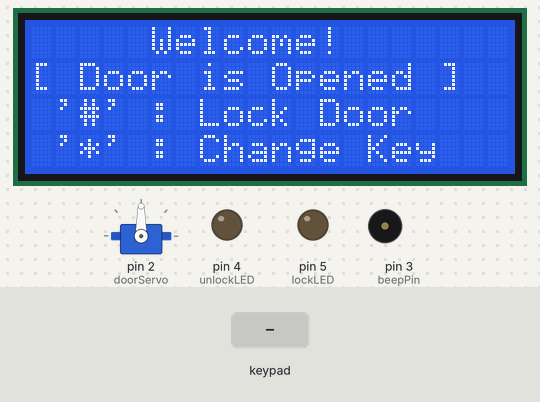
A sketch run on a simulated Arduino Uno, built with avr-gcc and run on an emulated ATmega328P. Parts: 20×4 character LCD, servo, output pins drawn as LEDs (lit = HIGH), buzzer (waves = sounding). The inputs (shaded band) are chosen by the test bench.

Above: at 2.2 s.
2.3 s: key '#' pressed
At 5.0 s:
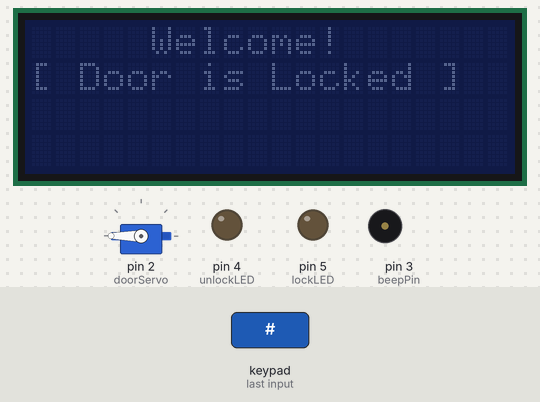
5.3 s: keypad keys 1 3 1 2 1 1 1 0 # pressed 0.4 s apart
At 8.79 s:
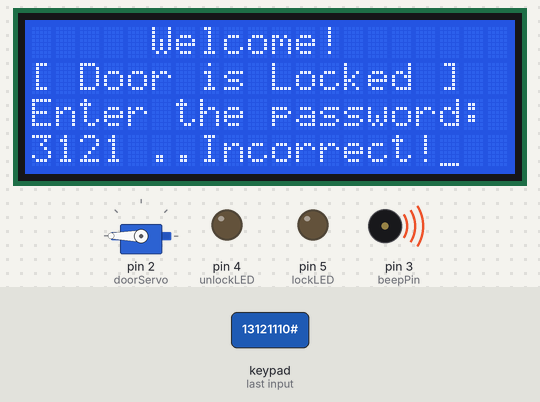
10.4 s: keypad keys 1 2 3 4 A pressed 0.4 s apart
15.4 s: keypad keys 1 2 3 4 # pressed 0.4 s apart
At 17.3 s:
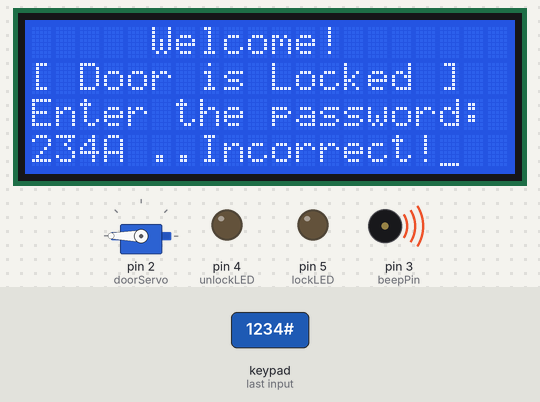
18.9 s: keypad keys 1 2 3 4 D pressed 0.4 s apart
23.9 s: keypad keys 9 8 7 6 # pressed 0.4 s apart
At 26.32 s:
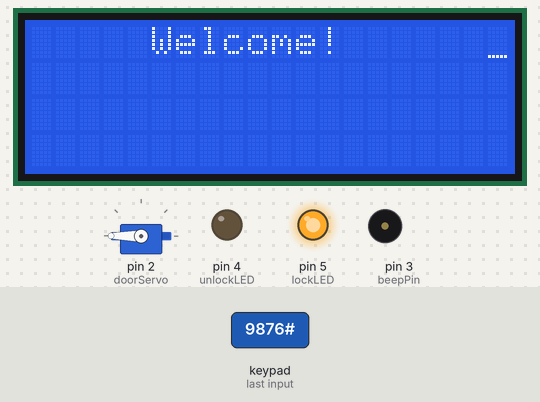
Timing chart, 0 to 28.0 s (numbered marks = the images above; inputs shaded):
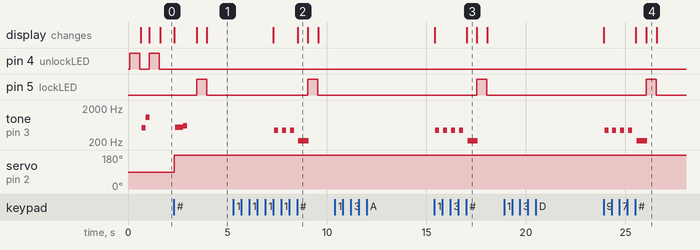

The sketch:

DoorLockCode.ino
```cpp
#include <Servo.h>
#include <Keypad.h>
#include <Wire.h>
#include <LiquidCrystal_I2C.h>

#define lockLED 5
#define unlockLED 4
#define beepPin 3
LiquidCrystal_I2C lcd(0x3F,20,4);

const byte ROWS = 4;
const byte COLS = 4;

char hexaKeys[ROWS][COLS] = {
  {'1','2','3','A'},
  {'4','5','6','B'},
  {'7','8','9','C'},
  {'*','0','#','D'}
};
byte rowPins[ROWS] = {13,12,11,10};
byte colPins[COLS] = {9,8,7,6};

const float Note_C5 = 523.251;
const float Note_D5 = 587.330;
const float Note_E5 = 659.255;
const float Note_F5 = 698.456;
const float Note_G5 = 783.991;
const float Note_A5 = 880.000;
const float Note_B5 = 987.767;
const float Note_C6 = 1108.73;

Servo doorServo;

Keypad customKeypad = Keypad( makeKeymap(hexaKeys), rowPins, colPins, ROWS, COLS);

int DoorLocked = 0;
char PassKeys[4] = {'1','2','3','4'};


void setup(){
  Serial.begin(9600);
  lcd.init();
  pinMode(lockLED, OUTPUT);
  pinMode(unlockLED, OUTPUT);
  pinMode(beepPin, OUTPUT);
  ShowBanner();
  doorServo.attach(2);
  wave(beepPin, Note_C5, 200);
  wave(beepPin, Note_C6, 200);
}

void loop(){
  char customKey;
  while (customKey=customKeypad.getKey()){
  } // wait until key released
  ShowBanner();
  while (customKey==0) {
    customKey = customKeypad.getKey();
  } // wait until key pressed
  switch (customKey) {
    case '*':
      if (DoorLocked==0) {
        ChangePassword();
      } else {
      }
      break;
    case '#':
        SetDoorLock(1);
      break;
    default:
      if (VerifyPassword()==1) {
        SetDoorLock(0);
      };
  }
}

void wave(int pin, float frequency, int duration) {
  float period=1 / frequency * 1000 * 1000;
  long int startTime=millis();
  while(millis()-startTime < duration) {
    digitalWrite(pin, HIGH);
    delayMicroseconds(period/2);
    digitalWrite(pin,LOW);
    delayMicroseconds(period/2);
  }
}
void ShowBanner() {
  lcd.clear();
  lcd.backlight();
  lcd.setCursor(0,0);
  lcd.print("     Welcome!      ");
  if (DoorLocked==1) {
    digitalWrite(lockLED, HIGH);
    digitalWrite(unlockLED, LOW);
    delay(500);
    digitalWrite(lockLED, LOW);
    lcd.setCursor(0,1);
    lcd.print("[ Door is Locked ]");
    lcd.noBacklight();
  } else {
    digitalWrite(unlockLED, HIGH);
    digitalWrite(lockLED, LOW);
    delay(500);
    digitalWrite(unlockLED, LOW);
    lcd.setCursor(0,1);
    lcd.print("[ Door is Opened ]");
    lcd.setCursor(0,2);
    lcd.print(" '#' : Lock Door ");
    lcd.setCursor(0,3);
    lcd.print(" '*' : Change Key");
  }
  lcd.noCursor();
}

void ChangePassword() {
  char Keys[4];
  lcd.backlight();
  lcd.setCursor(0,2);
  lcd.print("Set new password:");
  lcd.setCursor(0,3);
  if (EnterDigits(4,Keys)==4) {
    strncpy(PassKeys,Keys,4);
    lcd.setCursor(0,3);
    lcd.print("Password Changed....");
    wave(beepPin, Note_C5, 100);
    wave(beepPin, Note_D5, 100);
    wave(beepPin, Note_E5, 100);
    wave(beepPin, Note_F5, 100);
    wave(beepPin, Note_G5, 100);
    delay(2000);
  }
}

int VerifyPassword() {
  char Keys[4];
  lcd.backlight();
  lcd.setCursor(0,2);
  lcd.print("Enter the password:");
  lcd.setCursor(0,3);
  if (EnterDigits(4,Keys)==4) {
    if (strncmp(Keys,PassKeys,4)==0) {
       lcd.print(" ..Matched!");
       return 1;
    }
  }
  lcd.print(" ..Incorrect!");
  wave(beepPin, 220, 500);
  return 0;
}

int EnterDigits(int nrDigit,char Keys[]) {
  int var = 0;
  char customKey;
  lcd.backlight();
  lcd.cursor();
  lcd.setCursor(0,3);
  lcd.print("                    ");
  while(1) {
    lcd.setCursor(var,3);
    switch (customKey = customKeypad.getKey()) {
    case 0:
      break;
    case '*':
      if (var>0) var--;
      lcd.setCursor(var,3);
      lcd.print(" ");
      lcd.setCursor(var,3);
      break;
    case '#':
      return var;
      break;
    default:
      if(var <nrDigit) {
        lcd.print(customKey);
        Keys[var]=customKey;
        var++;
      }
      else {
        wave(beepPin, 440, 200);
      }
      break;
    }
  }
  return 0;
}

int CheckInputKey(char Key) {
  char customKey;
  while (1) {
    if ( customKey = customKeypad.getKey()) {
       lcd.print(customKey);
       if (customKey==Key) {
          return 1;
       }
       else {
          return 0;
       }
    }
  }
}

void SetDoorLock(int Locked) {
  if (Locked) {
    lcd.setCursor(0,3);
    lcd.print("##  Door Locked  ##");
    DoorLocked=1;
    doorServo.write(180);
    wave(beepPin, 540, 200);
    wave(beepPin, 580, 200);
    wave(beepPin, 620, 200);
    delay(500);
 } else {
    lcd.setCursor(0,3);
    lcd.print("## Door Unlocked ##");
    DoorLocked=0;
    doorServo.write(0);
    wave(beepPin, 880, 200);
    wave(beepPin, 440, 300);
    delay(500);
 }
}
```

Measured:
- after the input at 2.3 s, pin 5 (lockLED): LOW → HIGH after 1.1 s, → LOW 0.50 s later; tone on pin 3 (beepPin): silent → 534 Hz after 0.07 s, → 611 Hz 0.40 s later, → silent 0.20 s later; servo on pin 2 (doorServo): 90° → 180° at once; the display: first changes at once (image 1 shows a later state)
- after the input at 5.3 s, pin 5 (lockLED): LOW → HIGH after 3.7 s, → LOW 0.50 s later; tone on pin 3 (beepPin): plays 436 Hz for 0.20 s, 436 Hz for 0.20 s, 436 Hz for 0.20 s, 219 Hz for 0.52 s, starting after 2.1 s; the display: first changes after 2.0 s (image 2 shows a later state)
- after the input at 10.4 s, every drawn part: stays the same
- after the input at 15.4 s, pin 5 (lockLED): LOW → HIGH after 2.1 s, → LOW 0.50 s later; tone on pin 3 (beepPin): plays 436 Hz for 0.20 s, 436 Hz for 0.20 s, 436 Hz for 0.20 s, 436 Hz for 0.20 s, 219 Hz for 0.52 s, starting after 0.05 s
- after the input at 18.9 s, every drawn part: stays the same
- after the input at 23.9 s, pin 5 (lockLED): LOW → HIGH after 2.1 s, → LOW 0.50 s later; tone on pin 3 (beepPin): plays 436 Hz for 0.20 s, 436 Hz for 0.20 s, 436 Hz for 0.20 s, 436 Hz for 0.20 s, 219 Hz for 0.52 s, starting after 0.05 s
- what the display in image 2 shows lasts 0.5 s, from 8.5 s to 9.0 s
